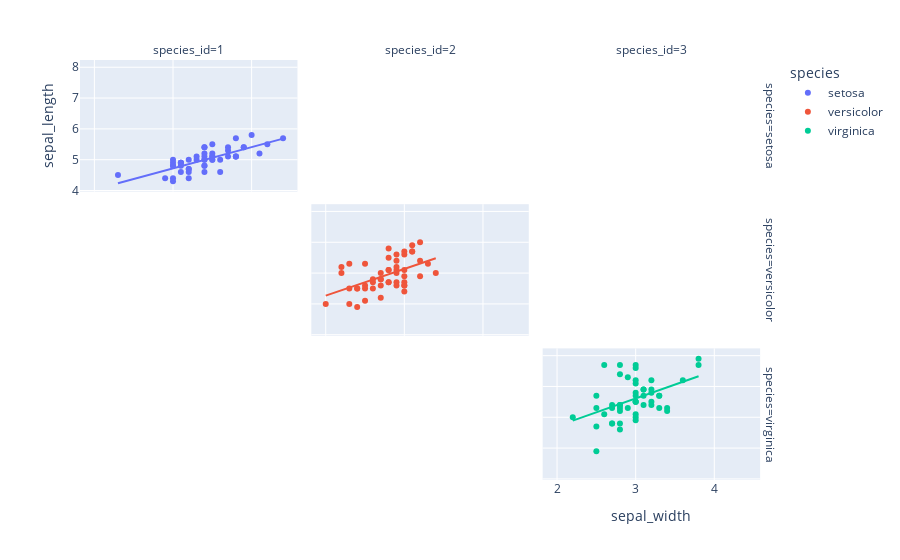

This figure's notebook cell:
### Code cell
# Create one subgraph for each category and set the dislay order
fig = px.scatter(df, x = "sepal_width", 
                 y = "sepal_length", 
                 color = "species", 
                 trendline = "ols", 
                 marginal_x = "violin", 
                 marginal_y = "box", 
                 facet_row = "species", 
                 facet_col = "species_id")
fig.show()

### Figure 1 — Plotly figure (JSON) as saved in the notebook; plotly's stock layout.template omitted (floating-point values rounded to 4 significant figures)
{"data": [{"hovertemplate": "species=setosa<br>species_id=1<br>sepal_width=%{x}<br>sepal_length=%{y}<extra></extra>", "legendgroup": "setosa", "marker": {"color": "#636efa", "symbol": "circle"}, "mode": "markers", "name": "setosa", "orientation": "v", "showlegend": true, "type": "scatter", "x": [3.5, 3, 3.2, 3.1, 3.6, 3.9, 3.4, 3.4, 2.9, 3.1, 3.7, 3.4, 3, 3, 4, 4.4, 3.9, 3.5, 3.8, 3.8, 3.4, 3.7, 3.6, 3.3, 3.4, 3, 3.4, 3.5, 3.4, 3.2, 3.1, 3.4, 4.1, 4.2, 3.1, 3.2, 3.5, 3.1, 3, 3.4, 3.5, 2.3, 3.2, 3.5, 3.8, 3, 3.8, 3.2, 3.7, 3.3], "xaxis": "x7", "y": [5.1, 4.9, 4.7, 4.6, 5, 5.4, 4.6, 5, 4.4, 4.9, 5.4, 4.8, 4.8, 4.3, 5.8, 5.7, 5.4, 5.1, 5.7, 5.1, 5.4, 5.1, 4.6, 5.1, 4.8, 5, 5, 5.2, 5.2, 4.7, 4.8, 5.4, 5.2, 5.5, 4.9, 5, 5.5, 4.9, 4.4, 5.1, 5, 4.5, 4.4, 5, 5.1, 4.8, 5.1, 4.6, 5.3, 5], "yaxis": "y7"}, {"hovertemplate": "<b>OLS trendline</b><br>sepal_length = 0.690854 * sepal_width + 2.64466<br>R<sup>2</sup>=0.557681<br><br>species=setosa<br>species_id=1<br>sepal_width=%{x}<br>sepal_length=%{y} <b>(trend)</b><extra></extra>", "legendgroup": "setosa", "marker": {"color": "#636efa", "symbol": "circle"}, "mode": "lines", "name": "setosa", "showlegend": false, "type": "scatter", "x": [2.3, 2.9, 3, 3, 3, 3, 3, 3, 3.1, 3.1, 3.1, 3.1, 3.1, 3.2, 3.2, 3.2, 3.2, 3.2, 3.3, 3.3, 3.4, 3.4, 3.4, 3.4, 3.4, 3.4, 3.4, 3.4, 3.4, 3.5, 3.5, 3.5, 3.5, 3.5, 3.5, 3.6, 3.6, 3.7, 3.7, 3.7, 3.8, 3.8, 3.8, 3.8, 3.9, 3.9, 4, 4.1, 4.2, 4.4], "xaxis": "x7", "y": [4.234, 4.648, 4.717, 4.717, 4.717, 4.717, 4.717, 4.717, 4.786, 4.786, 4.786, 4.786, 4.786, 4.855, 4.855, 4.855, 4.855, 4.855, 4.924, 4.924, 4.994, 4.994, 4.994, 4.994, 4.994, 4.994, 4.994, 4.994, 4.994, 5.063, 5.063, 5.063, 5.063, 5.063, 5.063, 5.132, 5.132, 5.201, 5.201, 5.201, 5.27, 5.27, 5.27, 5.27, 5.339, 5.339, 5.408, 5.477, 5.546, 5.684], "yaxis": "y7"}, {"hovertemplate": "species=versicolor<br>species_id=2<br>sepal_width=%{x}<br>sepal_length=%{y}<extra></extra>", "legendgroup": "versicolor", "marker": {"color": "#EF553B", "symbol": "circle"}, "mode": "markers", "name": "versicolor", "orientation": "v", "showlegend": true, "type": "scatter", "x": [3.2, 3.2, 3.1, 2.3, 2.8, 2.8, 3.3, 2.4, 2.9, 2.7, 2, 3, 2.2, 2.9, 2.9, 3.1, 3, 2.7, 2.2, 2.5, 3.2, 2.8, 2.5, 2.8, 2.9, 3, 2.8, 3, 2.9, 2.6, 2.4, 2.4, 2.7, 2.7, 3, 3.4, 3.1, 2.3, 3, 2.5, 2.6, 3, 2.6, 2.3, 2.7, 3, 2.9, 2.9, 2.5, 2.8], "xaxis": "x5", "y": [7, 6.4, 6.9, 5.5, 6.5, 5.7, 6.3, 4.9, 6.6, 5.2, 5, 5.9, 6, 6.1, 5.6, 6.7, 5.6, 5.8, 6.2, 5.6, 5.9, 6.1, 6.3, 6.1, 6.4, 6.6, 6.8, 6.7, 6, 5.7, 5.5, 5.5, 5.8, 6, 5.4, 6, 6.7, 6.3, 5.6, 5.5, 5.5, 6.1, 5.8, 5, 5.6, 5.7, 5.7, 6.2, 5.1, 5.7], "yaxis": "y5"}, {"hovertemplate": "<b>OLS trendline</b><br>sepal_length = 0.865078 * sepal_width + 3.53973<br>R<sup>2</sup>=0.276582<br><br>species=versicolor<br>species_id=2<br>sepal_width=%{x}<br>sepal_length=%{y} <b>(trend)</b><extra></extra>", "legendgroup": "versicolor", "marker": {"color": "#EF553B", "symbol": "circle"}, "mode": "lines", "name": "versicolor", "showlegend": false, "type": "scatter", "x": [2, 2.2, 2.2, 2.3, 2.3, 2.3, 2.4, 2.4, 2.4, 2.5, 2.5, 2.5, 2.5, 2.6, 2.6, 2.6, 2.7, 2.7, 2.7, 2.7, 2.7, 2.8, 2.8, 2.8, 2.8, 2.8, 2.8, 2.9, 2.9, 2.9, 2.9, 2.9, 2.9, 2.9, 3, 3, 3, 3, 3, 3, 3, 3, 3.1, 3.1, 3.1, 3.2, 3.2, 3.2, 3.3, 3.4], "xaxis": "x5", "y": [5.27, 5.443, 5.443, 5.529, 5.529, 5.529, 5.616, 5.616, 5.616, 5.702, 5.702, 5.702, 5.702, 5.789, 5.789, 5.789, 5.875, 5.875, 5.875, 5.875, 5.875, 5.962, 5.962, 5.962, 5.962, 5.962, 5.962, 6.048, 6.048, 6.048, 6.048, 6.048, 6.048, 6.048, 6.135, 6.135, 6.135, 6.135, 6.135, 6.135, 6.135, 6.135, 6.221, 6.221, 6.221, 6.308, 6.308, 6.308, 6.394, 6.481], "yaxis": "y5"}, {"hovertemplate": "species=virginica<br>species_id=3<br>sepal_width=%{x}<br>sepal_length=%{y}<extra></extra>", "legendgroup": "virginica", "marker": {"color": "#00cc96", "symbol": "circle"}, "mode": "markers", "name": "virginica", "orientation": "v", "showlegend": true, "type": "scatter", "x": [3.3, 2.7, 3, 2.9, 3, 3, 2.5, 2.9, 2.5, 3.6, 3.2, 2.7, 3, 2.5, 2.8, 3.2, 3, 3.8, 2.6, 2.2, 3.2, 2.8, 2.8, 2.7, 3.3, 3.2, 2.8, 3, 2.8, 3, 2.8, 3.8, 2.8, 2.8, 2.6, 3, 3.4, 3.1, 3, 3.1, 3.1, 3.1, 2.7, 3.2, 3.3, 3, 2.5, 3, 3.4, 3], "xaxis": "x3", "y": [6.3, 5.8, 7.1, 6.3, 6.5, 7.6, 4.9, 7.3, 6.7, 7.2, 6.5, 6.4, 6.8, 5.7, 5.8, 6.4, 6.5, 7.7, 7.7, 6, 6.9, 5.6, 7.7, 6.3, 6.7, 7.2, 6.2, 6.1, 6.4, 7.2, 7.4, 7.9, 6.4, 6.3, 6.1, 7.7, 6.3, 6.4, 6, 6.9, 6.7, 6.9, 5.8, 6.8, 6.7, 6.7, 6.3, 6.5, 6.2, 5.9], "yaxis": "y3"}, {"hovertemplate": "<b>OLS trendline</b><br>sepal_length = 0.901534 * sepal_width + 3.90684<br>R<sup>2</sup>=0.209057<br><br>species=virginica<br>species_id=3<br>sepal_width=%{x}<br>sepal_length=%{y} <b>(trend)</b><extra></extra>", "legendgroup": "virginica", "marker": {"color": "#00cc96", "symbol": "circle"}, "mode": "lines", "name": "virginica", "showlegend": false, "type": "scatter", "x": [2.2, 2.5, 2.5, 2.5, 2.5, 2.6, 2.6, 2.7, 2.7, 2.7, 2.7, 2.8, 2.8, 2.8, 2.8, 2.8, 2.8, 2.8, 2.8, 2.9, 2.9, 3, 3, 3, 3, 3, 3, 3, 3, 3, 3, 3, 3, 3.1, 3.1, 3.1, 3.1, 3.2, 3.2, 3.2, 3.2, 3.2, 3.3, 3.3, 3.3, 3.4, 3.4, 3.6, 3.8, 3.8], "xaxis": "x3", "y": [5.89, 6.161, 6.161, 6.161, 6.161, 6.251, 6.251, 6.341, 6.341, 6.341, 6.341, 6.431, 6.431, 6.431, 6.431, 6.431, 6.431, 6.431, 6.431, 6.521, 6.521, 6.611, 6.611, 6.611, 6.611, 6.611, 6.611, 6.611, 6.611, 6.611, 6.611, 6.611, 6.611, 6.702, 6.702, 6.702, 6.702, 6.792, 6.792, 6.792, 6.792, 6.792, 6.882, 6.882, 6.882, 6.972, 6.972, 7.152, 7.333, 7.333], "yaxis": "y3"}], "layout": {"annotations": [{"font": {}, "showarrow": false, "text": "species_id=1", "x": 0.1567, "xanchor": "center", "xref": "paper", "y": 1.0, "yanchor": "bottom", "yref": "paper"}, {"font": {}, "showarrow": false, "text": "species_id=2", "x": 0.49, "xanchor": "center", "xref": "paper", "y": 1.0, "yanchor": "bottom", "yref": "paper"}, {"font": {}, "showarrow": false, "text": "species_id=3", "x": 0.8233, "xanchor": "center", "xref": "paper", "y": 1.0, "yanchor": "bottom", "yref": "paper"}, {"font": {}, "showarrow": false, "text": "species=virginica", "textangle": 90, "x": 0.98, "xanchor": "left", "xref": "paper", "y": 0.1567, "yanchor": "middle", "yref": "paper"}, {"font": {}, "showarrow": false, "text": "species=versicolor", "textangle": 90, "x": 0.98, "xanchor": "left", "xref": "paper", "y": 0.5, "yanchor": "middle", "yref": "paper"}, {"font": {}, "showarrow": false, "text": "species=setosa", "textangle": 90, "x": 0.98, "xanchor": "left", "xref": "paper", "y": 0.8433, "yanchor": "middle", "yref": "paper"}], "legend": {"title": {"text": "species"}, "tracegroupgap": 0}, "margin": {"t": 60}, "xaxis": {"anchor": "y", "domain": [0, 0.3133], "title": {"text": "sepal_width"}}, "xaxis2": {"anchor": "y2", "domain": [0.3333, 0.6467], "matches": "x", "title": {"text": "sepal_width"}}, "xaxis3": {"anchor": "y3", "domain": [0.6667, 0.98], "matches": "x", "title": {"text": "sepal_width"}}, "xaxis4": {"anchor": "y4", "domain": [0, 0.3133], "matches": "x", "showticklabels": false}, "xaxis5": {"anchor": "y5", "domain": [0.3333, 0.6467], "matches": "x", "showticklabels": false}, "xaxis6": {"anchor": "y6", "domain": [0.6667, 0.98], "matches": "x", "showticklabels": false}, "xaxis7": {"anchor": "y7", "domain": [0, 0.3133], "matches": "x", "showticklabels": false}, "xaxis8": {"anchor": "y8", "domain": [0.3333, 0.6467], "matches": "x", "showticklabels": false}, "xaxis9": {"anchor": "y9", "domain": [0.6667, 0.98], "matches": "x", "showticklabels": false}, "yaxis": {"anchor": "x", "domain": [0, 0.3133], "title": {"text": "sepal_length"}}, "yaxis2": {"anchor": "x2", "domain": [0, 0.3133], "matches": "y", "showticklabels": false}, "yaxis3": {"anchor": "x3", "domain": [0, 0.3133], "matches": "y", "showticklabels": false}, "yaxis4": {"anchor": "x4", "domain": [0.3433, 0.6567], "matches": "y", "title": {"text": "sepal_length"}}, "yaxis5": {"anchor": "x5", "domain": [0.3433, 0.6567], "matches": "y", "showticklabels": false}, "yaxis6": {"anchor": "x6", "domain": [0.3433, 0.6567], "matches": "y", "showticklabels": false}, "yaxis7": {"anchor": "x7", "domain": [0.6867, 1.0], "matches": "y", "title": {"text": "sepal_length"}}, "yaxis8": {"anchor": "x8", "domain": [0.6867, 1.0], "matches": "y", "showticklabels": false}, "yaxis9": {"anchor": "x9", "domain": [0.6867, 1.0], "matches": "y", "showticklabels": false}}}
